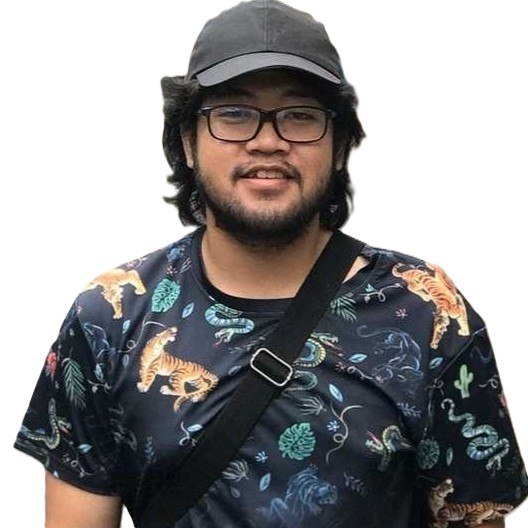
#> input picture assets/img/me.jpg, 528 x 528 px, found by its file name
$ python duotone.py
#> lines starting #> are read from the running program, lines starting #| are printed output that depends on the picture
"""Blue duotone from me.jpg — the shipped hero portrait.

One palette, two stops: shadows to #163a6b (cobalt-deep), highlights to #dce7f4
(cobalt-soft). Palette-locked, so the portrait cannot drift away from the site's blues.

This replaces the whole dot pipeline (gen-dots.py / dotwave.js / the subject mask). Those
tools stay in the repo because they are inert and this decision has reversed before; only
their outputs are retired.

Output keeps the SOURCE's own size (528x704 as of writing). The hero renders it 1:1 via
`aspect-ratio: 1/1` + `object-fit: cover`, which crops centred at runtime - the same crop a
baked square would give, but it cannot disagree with the CSS, and the full frame survives
if the crop is ever wrong. (A face-centred crop was measured and rejected: the skin-tone
centroid sits 56% down the frame, so centring on it shifts the window DOWN and clips the
head.)

Run from repo root:
    python tools/duotone.py
"""
import os

import numpy as np
from PIL import Image, ImageOps

SRC = "assets/img/me.jpg"
OUT = "assets/img/me-duotone.webp"
BLACK = (22, 58, 107)      # #163a6b  cobalt-deep  -> shadows (unchanged)
WHITE = (247, 246, 242)    # #f7f6f2  the page's own --bg -> highlights
                           # so the bright end dissolves into the porcelain behind it
WIDTH = 900                # the hero displays ~449 CSS px wide, so 900 covers a 2x display
AUTOCONTRAST = True        # stretch the source's real range before colorizing (see below)
CUTOFF = (1, 1)            # percent clipped at each end first
QUALITY, METHOD = 86, 6


def main():
    img = Image.open(SRC).convert("RGB")
#> img is the input picture: PIL image 528x528 RGB; mean R, G, B 147.4, 146, 146.4
    original = img.size
#> original = (528, 528)
    if img.width > WIDTH:                      # source may be a full-resolution phone photo
        img = img.resize((WIDTH, round(img.height * WIDTH / img.width)), Image.LANCZOS)
    gray = ImageOps.grayscale(img)
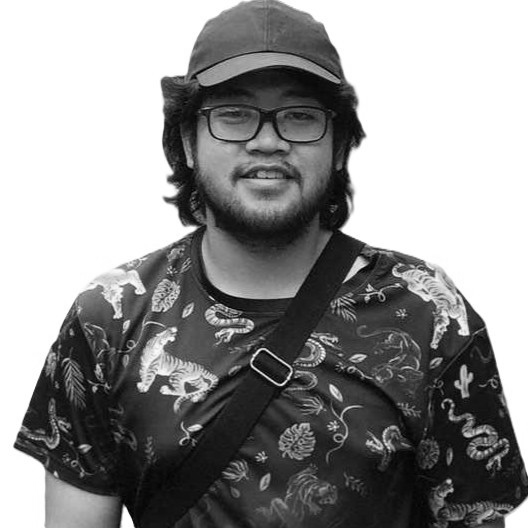
#> gray: PIL image 528x528 L; min 0, max 255, mean 146.4
    if AUTOCONTRAST:
        # `colorize` is a linear map, so a source whose median sits high pushes almost
        # everything into the bright half of the ramp and the cobalt-deep end goes unused -
        # that is what "washed" means here. Stretching first recovers the shadows WITHOUT
        # crushing the highlights, which dropping the white stop would do.
        #
        # The cutoff is load-bearing: this source's raw min/max are already 1/255, so
        # autocontrast at its default cutoff=0 is a near no-op. Clipping 1% off each end
        # first (p1..p99 = 41..248) is what makes the stretch actually bite.
        gray = ImageOps.autocontrast(gray, cutoff=CUTOFF)
    duo = ImageOps.colorize(gray, black=BLACK, white=WHITE).convert("RGB")
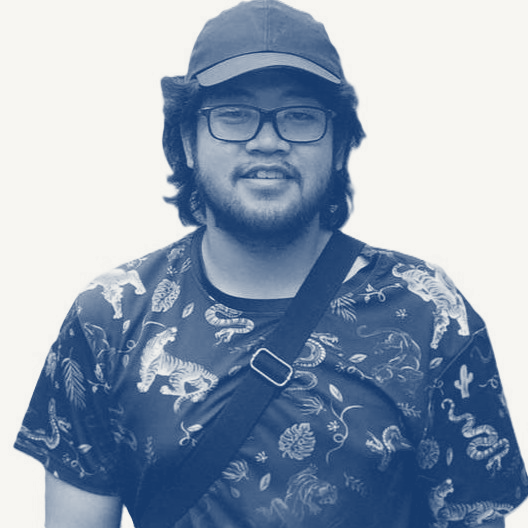
#> duo: PIL image 528x528 RGB; mean R, G, B 146.4, 161.9, 181.5
    duo.save(OUT, "WEBP", quality=QUALITY, method=METHOD)

    g = np.asarray(gray).astype(float)
    d = np.asarray(duo).astype(float)
    lum = d.mean(axis=2)
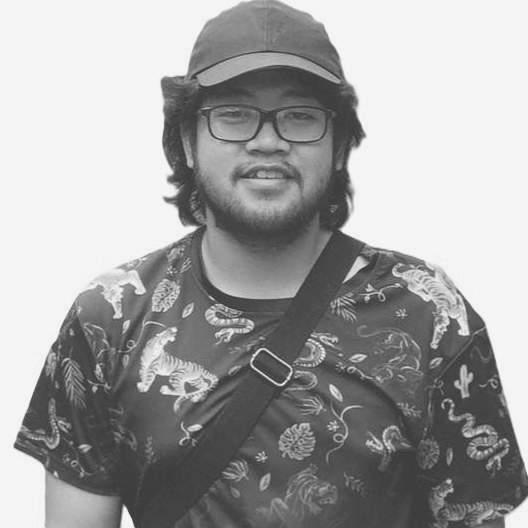
#> lum: shape (528, 528) float64; min 62.33, max 245, mean 163.2
    lo, hi = np.percentile(g, 1), np.percentile(g, 99)
#> lo = 0; hi = 255

    print("%s: %dx%d" % (OUT, duo.size[0], duo.size[1])
          + ("  (downscaled from %dx%d)" % original if original != duo.size else ""))
#| assets/img/me-duotone.webp: 528x528
    print("  file size        : %.1f KB" % (os.path.getsize(OUT) / 1024))
    print("  source grayscale : min %.0f  p1 %.0f  median %.0f  p99 %.0f  max %.0f"
          % (g.min(), lo, np.median(g), hi, g.max()))
#|   source grayscale : min 0  p1 0  median 127  p99 255  max 255
    print("  output luminance : min %.1f  mean %.1f  max %.1f  std %.1f"
          % (lum.min(), lum.mean(), lum.max(), lum.std()))
#|   output luminance : min 62.3  mean 163.2  max 245.0  std 74.4
    # How much of the portrait actually reaches the deep-cobalt half of the ramp. A linear
    # map on a bright source starves this, which is the measurable form of "washed".
    deep = 100.0 * (lum < 100).mean()
#> deep = 32.38
    print("  deep-cobalt half : %.1f%% of pixels below luminance 100%s"
          % (deep, "" if AUTOCONTRAST else "   <- autocontrast off"))
#|   deep-cobalt half : 32.4% of pixels below luminance 100
    print("  shadow pixel     : %s   (target %s)" % (np.asarray(duo).reshape(-1, 3)[lum.argmin()].tolist(), list(BLACK)))
#|   shadow pixel     : [22, 58, 107]   (target [22, 58, 107])
    print("  highlight pixel  : %s   (target %s)" % (np.asarray(duo).reshape(-1, 3)[lum.argmax()].tolist(), list(WHITE)))
#|   highlight pixel  : [247, 246, 242]   (target [247, 246, 242])

    # Contrast against the section behind it. With the highlight stop set to the page's own
    # --bg this is no longer a warning: dissolving into the porcelain is the design. What
    # matters then is HOW MUCH dissolves, so measure that share instead.
    page = 245.0
    if tuple(WHITE) == (247, 246, 242):
        near = 100.0 * (np.abs(d - np.array(WHITE)).max(axis=2) < 4).mean()
#> near = 40.2
        print("  highlight stop IS the page --bg: %.1f%% of pixels sit within 4/255 of the page" % near)
#|   highlight stop IS the page --bg: 40.2% of pixels sit within 4/255 of the page
        print("  and dissolve into it. Intended; the blue now holds by its shadows, so watch the")
        print("  deep-cobalt share above - that is the structure.")
    else:
        print("  brightest highlight sits %.1f below the porcelain page (245) -> %s"
              % (page - lum.max(), "reads against it" if page - lum.max() > 8 else "washes into it"))
    if hi - lo < 90:
        print("  NOTE: the source's p1..p99 range is only %.0f/255 - the duotone will read flat;"
              " push the white stop darker or the black stop to #0f2f57." % (hi - lo))
    if lum.mean() > 165:
        print("  NOTE: mean luminance %.1f is bright - this source is light overall (median"
              " grayscale %.0f), so the duotone may read washed against the porcelain page."
              " The dial is the white stop." % (lum.mean(), np.median(g)))

if __name__ == "__main__":
    import argparse

    ap = argparse.ArgumentParser(description="Blue duotone for the hero portrait.")
    ap.add_argument("--out", default=OUT)
    ap.add_argument("--no-autocontrast", action="store_true",
                    help="linear map straight from the source (the pre-autocontrast look)")
    ap.add_argument("--cutoff", default="%d,%d" % CUTOFF, help="autocontrast cutoff, percent per end")
    a = ap.parse_args()
    AUTOCONTRAST = not a.no_autocontrast
    CUTOFF = tuple(int(v) for v in a.cutoff.split(","))
    OUT = a.out
    main()
